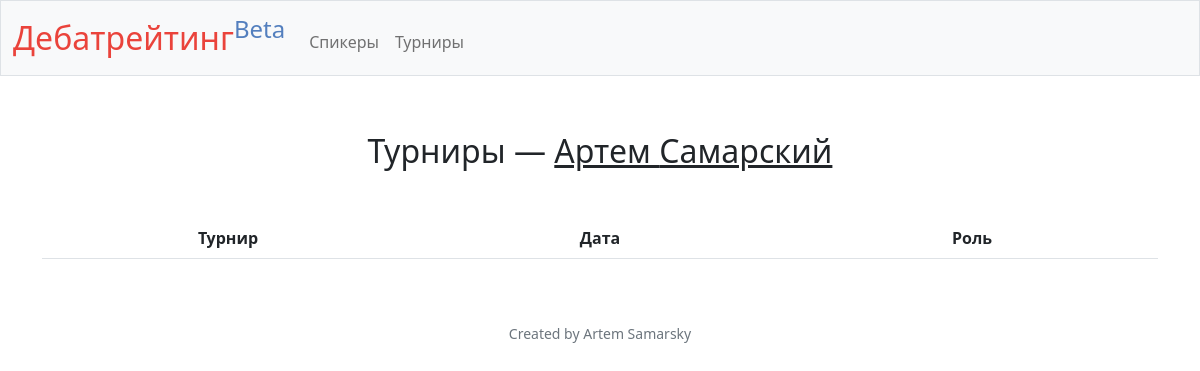
The page /participation?id=1 on the database as committed earlier.
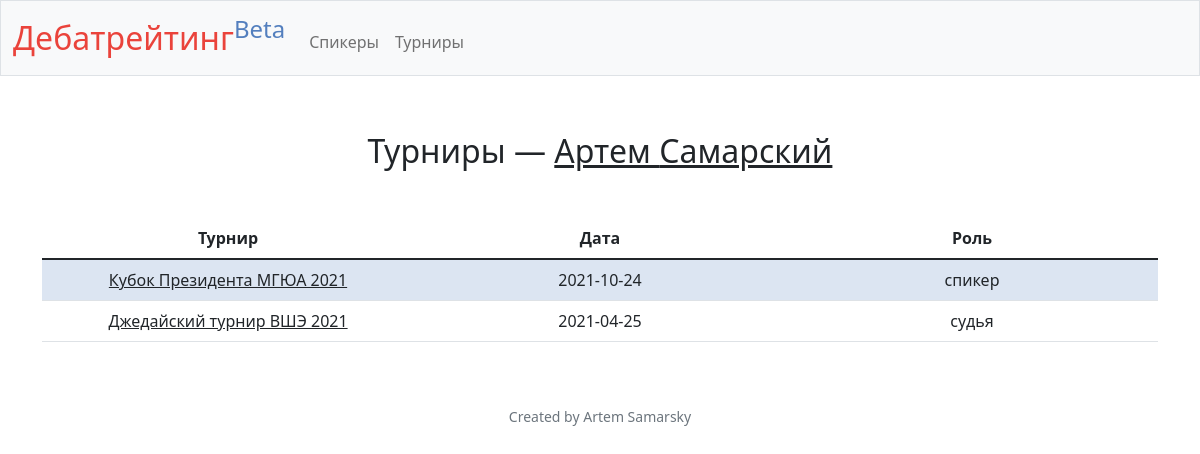
The same page on the database as committed later.
### tables this page shows
CREATE TABLE tournament_participants (
    id INTEGER PRIMARY KEY AUTOINCREMENT NOT NULL,
    tournament_id INTEGER NOT NULL,
    speaker_id INTEGER NOT NULL,
    speaker_internal_id INTEGER,
    internal_name TEXT,
    role TEXT NOT NULL,
    FOREIGN KEY(tournament_id) REFERENCES tournaments(id),
    FOREIGN KEY(speaker_id) REFERENCES speakers(id)
);

CREATE TABLE tournaments (
    id INTEGER PRIMARY KEY AUTOINCREMENT NOT NULL,
    name TEXT NOT NULL,
    short_name TEXT NOT NULL,
    slug TEXT,
    domain TEXT,
    average_rating INTEGER,
    page TEXT,
    date TEXT NOT NULL,
    type TEXT NOT NULL
);

### app.py (the view)
@app.route("/participation", methods=["GET", "POST"])
def tournaments_by_speaker():
    if not request.args.get("id"):
            return apology("must provide speaker id", 400)
    id = request.args.get("id")
    speaker = db.execute(f"SELECT * FROM speakers WHERE id = {id}")[0]
    tournaments = db.execute(f"SELECT tp.*, t.name AS tournament_name, t.date AS date FROM tournament_participants tp LEFT JOIN tournaments t ON tp.tournament_id = t.id WHERE speaker_id = {id} ORDER BY id DESC")
    return render_template("speaker/participation.html", tournaments=tournaments, speaker=speaker)

### app.py (called while the page is built)
@app.after_request
def after_request(response):
    response.headers["Cache-Control"] = "no-cache, no-store, must-revalidate"
    response.headers["Expires"] = 0
    response.headers["Pragma"] = "no-cache"
    return response

### templates/speaker/participation.html (shortened to what this page needs)
{% extends "layout.html" %}
{% block main %}
    <h2 class="mb-5 mt-2">Турниры — <a href="/speaker?id={{ speaker["id"] }}">{{ speaker["first_name"] }} {{ speaker["last_name"] }}</a></h2>
    <div class="container">
        <div class="col">
            <table id="achievements" class="table table-striped" style="width:100%">
                <thead>
                    <tr>
                        <th style="width: 30%">Турнир</th>
                        <th style="width: 30%">Дата</th>
                        <th style="width: 30%">Роль</th>
                    </tr>
                </thead>
                <tbody>
                    {% for tournament in tournaments %}
                        <tr>
                            <td>
                                <a href="/tournament?id={{ tournament["tournament_id"] }}">{{ tournament["tournament_name"] }}</a>
                            </td>
                            <td>
                                {{ tournament["date"] }}
                            </td>
                            <td>
                                {% if tournament["role"] == "speaker" %}
                                    спикер
                                {% elif tournament["role"] == "ca" %}
                                    гс
                                {% elif tournament["role"] == "adjudicator" %}
                                    судья
                                {% else %}
                                    {{ tournament["role"] }}
                                {% endif %}
                            </td>
                        </tr>
                    {% endfor %}
                </tbody>
            </table>
        </div>
    </div>
{% endblock %}

Rows that differ between the two databases and show on the page:
added tournament_participants: tournament_name "Кубок Президента МГЮА 2021", date "2021-10-24", role "спикер"
added tournament_participants: tournament_name "Джедайский турнир ВШЭ 2021", date "2021-04-25", role "судья"
